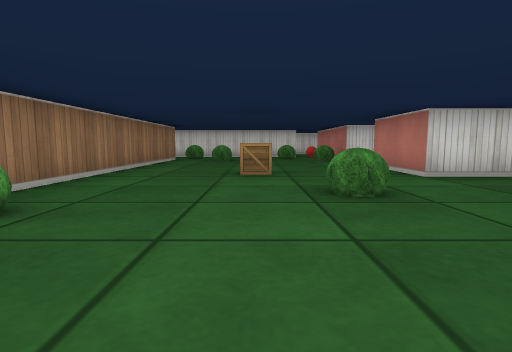
view 1 (above)

23 first-person views from a walk through a cub3D ray-caster map. The camera is about half as high as the walls, tilts 6° down and sees 80° across. The floor is counted in squares. Each view is taken from the middle of a square. On the plan, view 1 faces up. The plan holds only what a view shows up to about 9 squares ahead; the rest is blank.

view 2
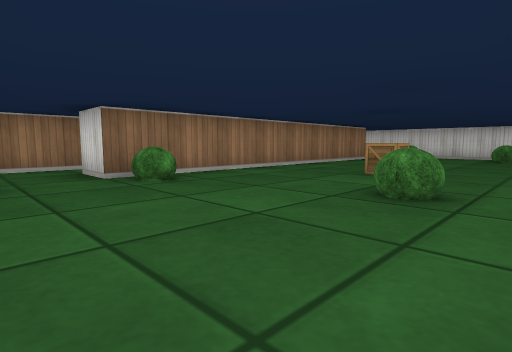

view 3
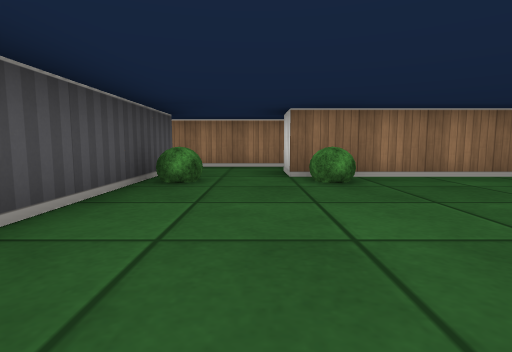

view 4
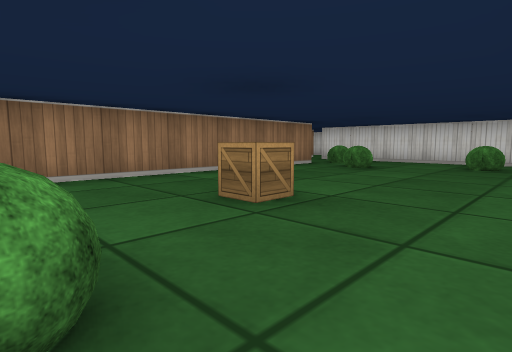

view 5
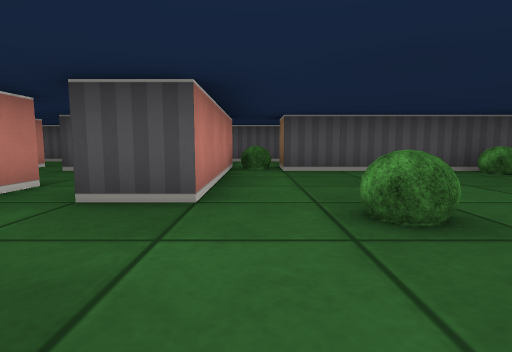

view 6
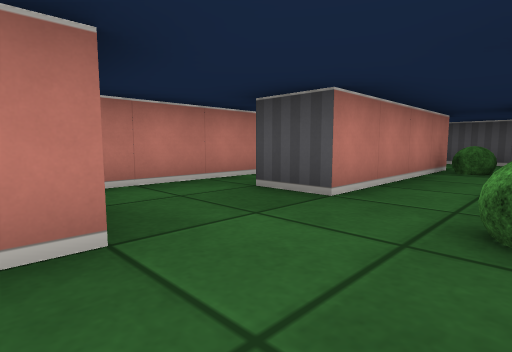

view 7
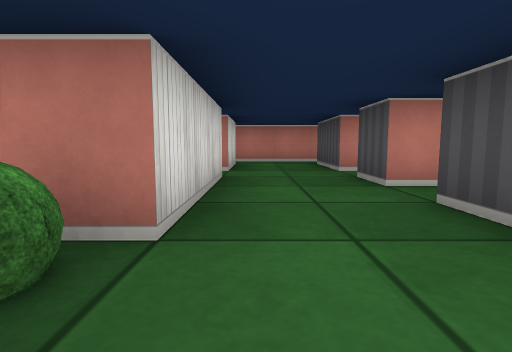

view 8
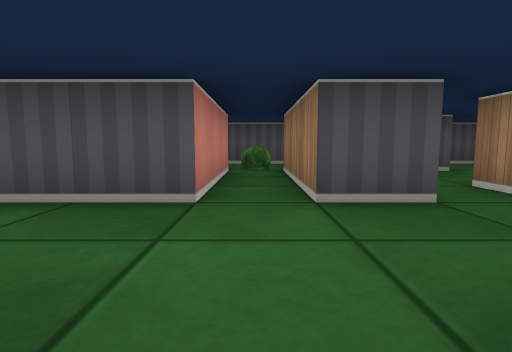

view 9
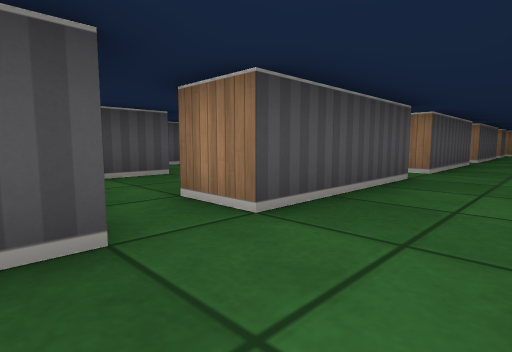

view 10
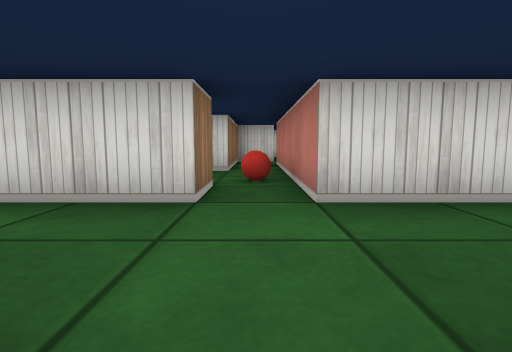

view 11
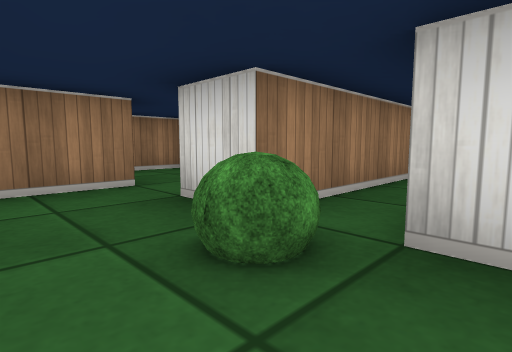

view 12
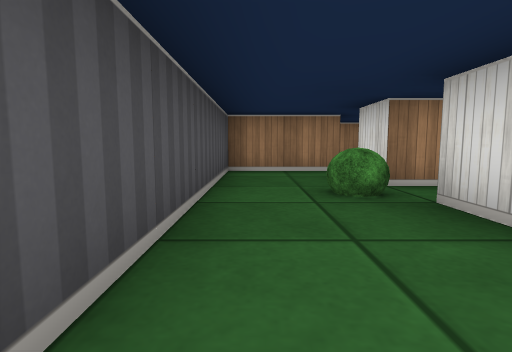

view 13
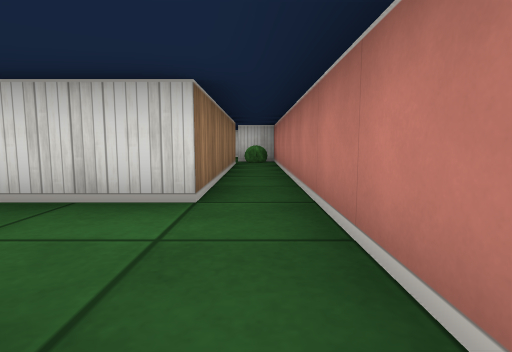

view 14
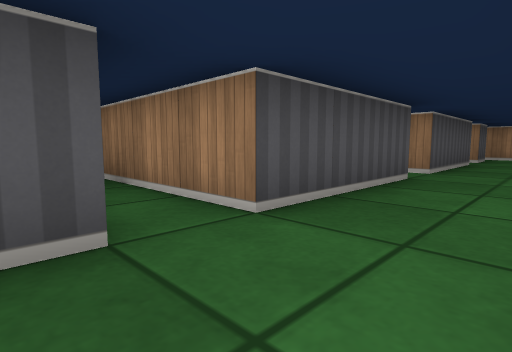

view 15
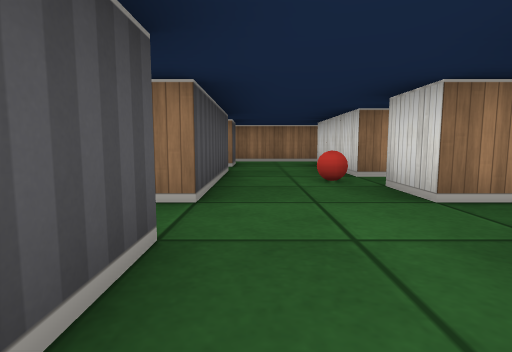

view 16
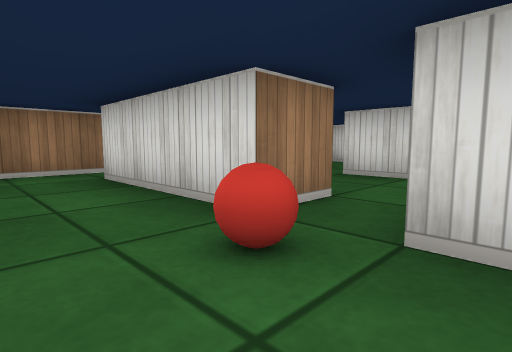

view 17
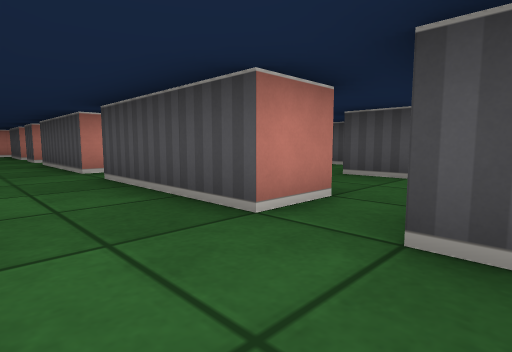

view 18
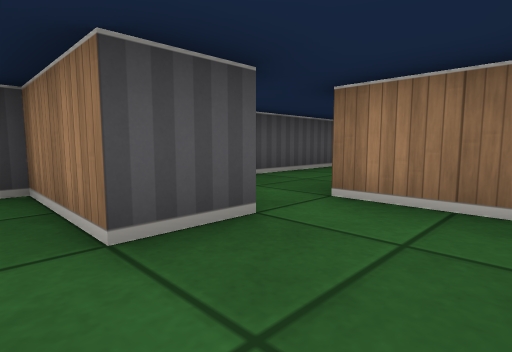

view 19
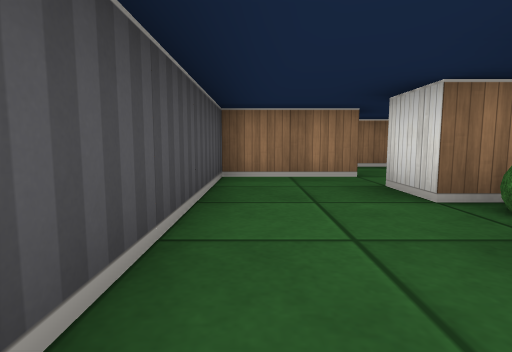

view 20
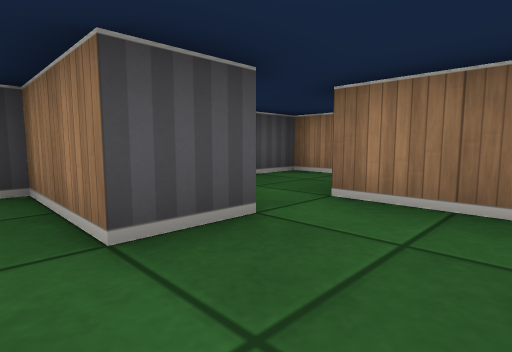

view 21
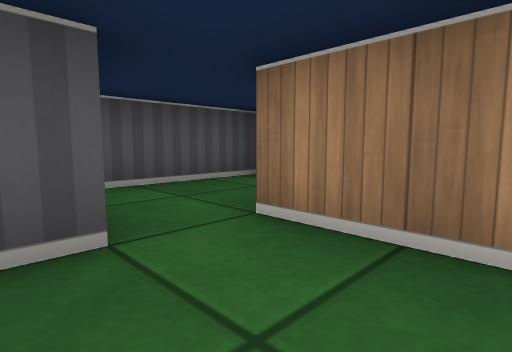

view 22
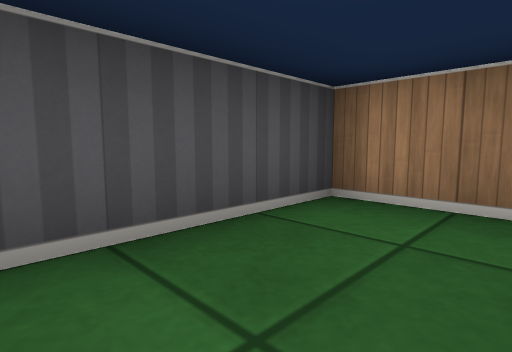

view 23
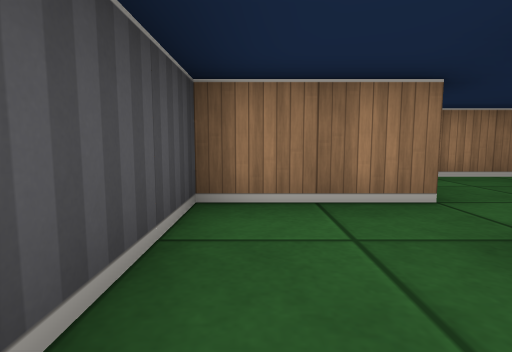

### Floor plan
Ten units are one square. View 1 is at (0, 0); x grows to the right and y downward. Boxes are objects, and circles mark ways between rooms. Rooms are numbered by the first view taken in them; rooms with no view inside come last. Other rooms are left out.
<svg viewBox="-100 -120 200 210">
<path fill="none" stroke="#000" d="M25 -45 25 -65M25 -85 25 -91M-25 -95 -25 -15 -35 -15M25 5 25 -25M-35 5 15 5M14 -115 -24 -115M25 15 25 5M15 5 15 14M4 35 25 35M55 -42 55 -15 51 -15M55 5 55 15M65 -45 55 -45M65 15 65 -34M45 35 55 35 55 65M55 15 45 15M65 65 65 35M65 35 85 35M95 38 95 -45 85 -45M72 65 65 65M55 65 45 65M35 65 35 85 85 85M85 -35 85 15 65 15M-35 46 -35 35 -5 35 -5 65 -15 65M-45 5 -45 15 -55 15M-65 15 -95 15M-75 35 -45 35 -45 45M-15 85 5 85M-95 35 -85 35 -85 45M24 65 35 65M5 85 15 85M15 46 15 65M-36 65 -25 65 -25 85 -15 85M-55 85 -40 85M-45 45 -45 65M39 -45 25 -45M25 -25 35 -25M45 -15 45 -39M45 41 45 35M25 35 35 35 35 45M45 15 25 15M-65 64 -65 85 -55 85M-45 -19 -45 5"/>
<rect x="-25" y="-5" width="10" height="10" fill="#bbb"><title>bush</title></rect>
<rect x="-25" y="-25" width="10" height="10" fill="#bbb"><title>bush</title></rect>
<rect x="-25" y="-105" width="10" height="10" fill="#bbb"><title>bush</title></rect>
<rect x="-15" y="-95" width="10" height="10" fill="#bbb"><title>bush</title></rect>
<rect x="-5" y="-55" width="10" height="10" fill="#bbb"><title>crate</title></rect>
<rect x="5" y="-35" width="10" height="10" fill="#bbb"><title>bush</title></rect>
<rect x="5" y="-105" width="10" height="10" fill="#bbb"><title>bush</title></rect>
<rect x="15" y="-95" width="10" height="10" fill="#bbb"><title>bush</title></rect>
<rect x="15" y="5" width="10" height="10" fill="#bbb"><title>bush</title></rect>
<rect x="55" y="-5" width="10" height="10" fill="#bbb"><title>ball</title></rect>
<rect x="55" y="65" width="10" height="10" fill="#bbb"><title>bush</title></rect>
<rect x="85" y="-45" width="10" height="10" fill="#bbb"><title>bush</title></rect>
<rect x="-65" y="15" width="10" height="10" fill="#bbb"><title>ball</title></rect>
<rect x="-5" y="55" width="10" height="10" fill="#bbb"><title>bush</title></rect>
<circle cx="30" cy="-35" r="3" fill="#2a7"/>
<circle cx="-30" cy="-5" r="3" fill="#2a7"/>
<circle cx="10" cy="25" r="3" fill="#2a7"/>
<circle cx="30" cy="25" r="3" fill="#2a7"/>
<circle cx="60" cy="5" r="3" fill="#2a7"/>
<circle cx="75" cy="25" r="3" fill="#2a7"/>
<circle cx="50" cy="25" r="3" fill="#2a7"/>
<circle cx="40" cy="70" r="3" fill="#2a7"/>
<circle cx="10" cy="75" r="3" fill="#2a7"/>
<circle cx="-10" cy="75" r="3" fill="#2a7"/>
<circle cx="-40" cy="40" r="3" fill="#2a7"/>
<circle cx="-40" cy="10" r="3" fill="#2a7"/>
<circle cx="30" cy="55" r="3" fill="#2a7"/>
<circle cx="40" cy="40" r="3" fill="#2a7"/>
<circle cx="-30" cy="55" r="3" fill="#2a7"/>
<circle cx="-50" cy="75" r="3" fill="#2a7"/>
<text x="0" y="-50">1</text>
<text x="20" y="20">2</text>
<text x="60" y="-20">3</text>
<text x="60" y="30">4</text>
<text x="80" y="30">5</text>
<text x="-30" y="30">6</text>
<text x="30" y="50">7</text>
<text x="20" y="70">8</text>
<text x="-20" y="60">9</text>
<text x="-40" y="70">10</text>
<text x="40" y="-30">11</text>
<text x="40" y="30">12</text>
<text x="-60" y="60">13</text>
<text x="-40" y="-10">14</text>
</svg>
Room 1 opens to room 11. Room 1 opens to room 14. Room 2 opens to room 6. Room 2 opens to room 12. Room 3 opens to room 4. Room 4 opens to room 5. Room 4 opens to room 12. Room 5 opens to room 7. Room 6 opens to room 8. Room 6 opens to room 9. Room 6 opens to room 10. Room 6 opens to room 14. Room 7 opens to room 8. Room 7 opens to room 12. Room 9 opens to room 10. Room 10 opens to room 13.

Where each view was taken, in squares from view 1:
view 1: 0 up, 0 right, facing up
view 2: 0 up, 2 right, facing up-left
view 3: 1 up, 2 right, facing left
view 4: 3 up, 2 right, facing up-left
view 5: 5 up, 2 right, facing down
view 6: 5 up, 1 right, facing down-right
view 7: 2 down, 1 right, facing right
view 8: 1 down, 6 right, facing down
view 9: 2 down, 5 right, facing down-left
view 10: 4 down, 6 right, facing up
view 11: 8 down, 7 right, facing up-left
view 12: 8 down, 9 right, facing left
view 13: 4 down, 9 right, facing up
view 14: 2 down, 1 right, facing down-left
view 15: 3 down, 2 left, facing left
view 16: 3 down, 5 left, facing up-left
view 17: 2 down, 5 left, facing down-right
view 18: 5 down, 4 right, facing down-left
view 19: 8 down, 2 right, facing left
view 20: 5 down, 2 left, facing down-left
view 21: 5 down, 3 left, facing down-left
view 22: 7 down, 4 left, facing down-left
view 23: 8 down, 4 left, facing left
